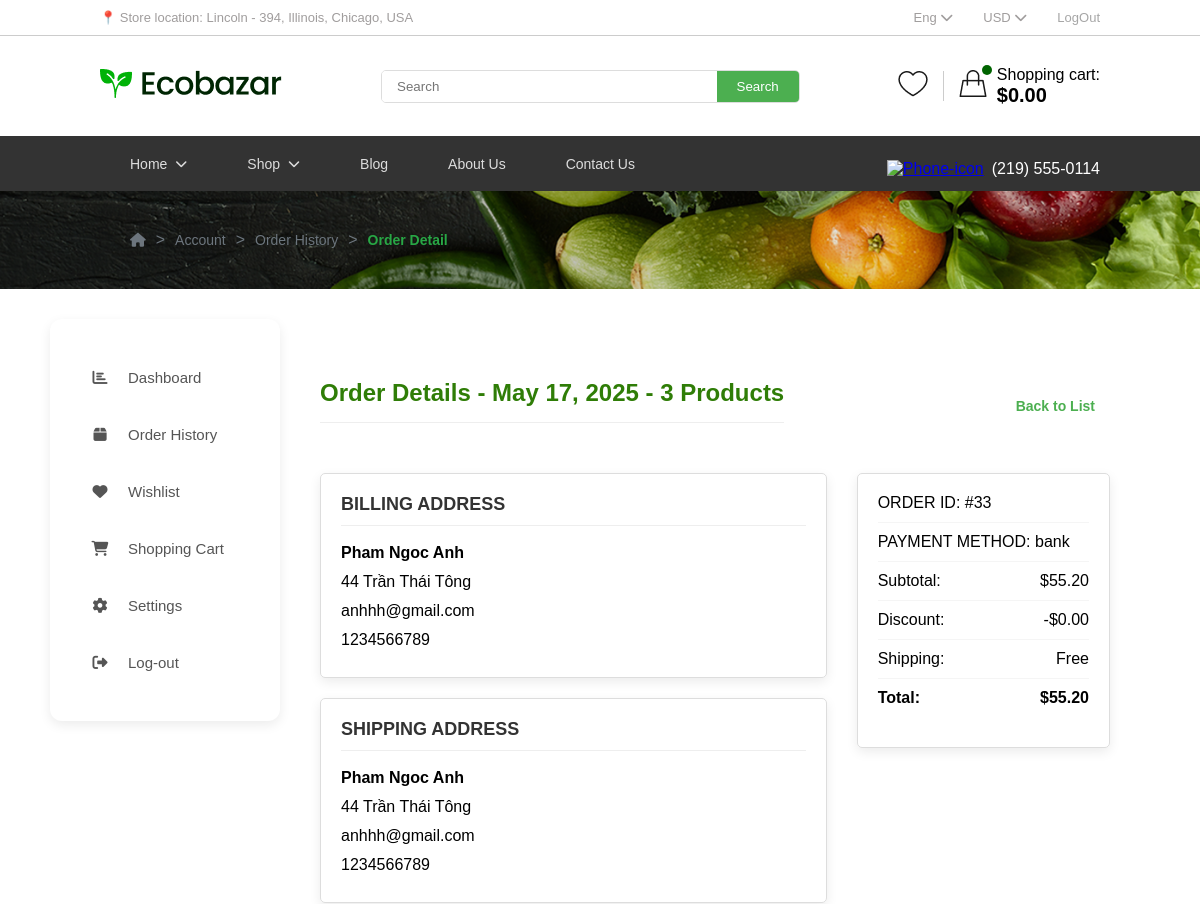
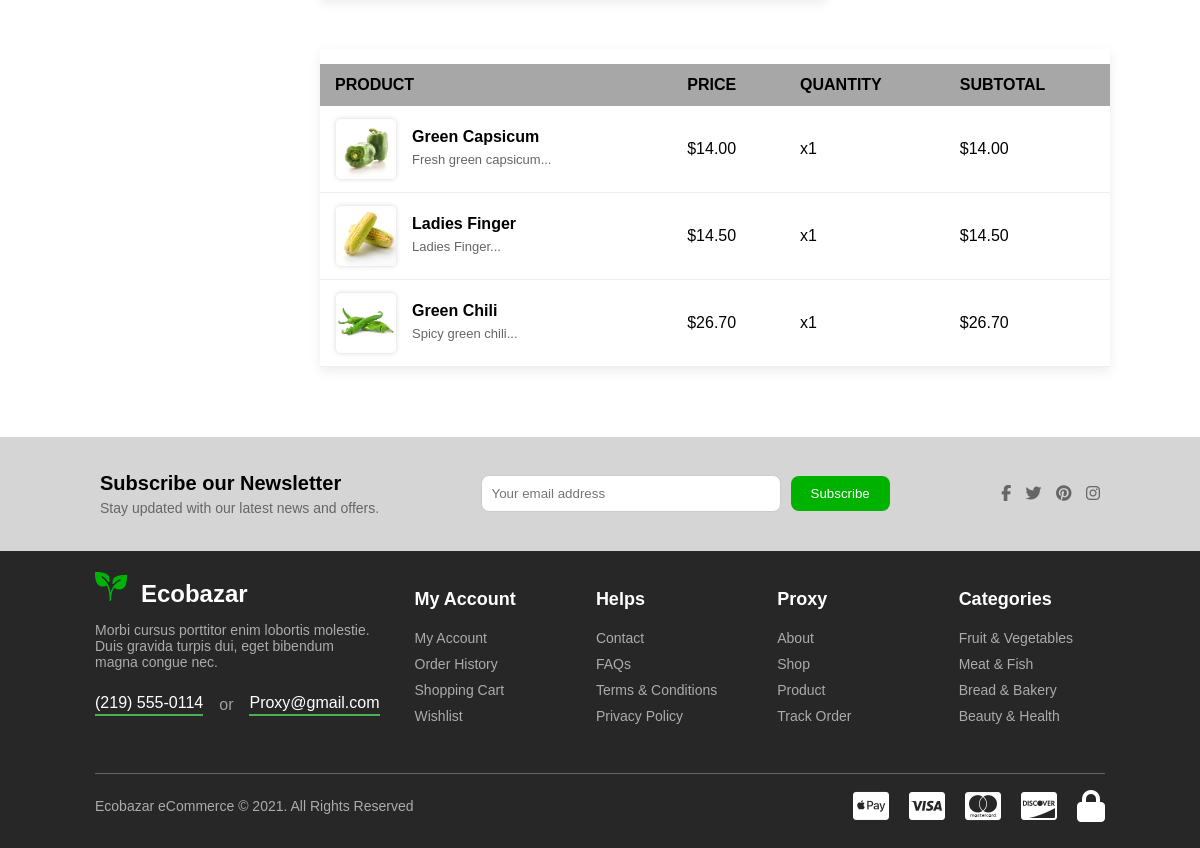
Screenshot of /order-detail.php?id=33 (signed in) with the database file from the repository (2 pictures, top to bottom).
### tables this page shows
CREATE TABLE `orders` (
  `id` int(11) NOT NULL,
  `user_id` int(11) NOT NULL,
  `order_date` datetime DEFAULT current_timestamp(),
  `total` decimal(10,2) NOT NULL DEFAULT 0.00,
  `subtotal` decimal(10,2) NOT NULL,
  `discount` decimal(5,2) DEFAULT 0.00,
  `shipping_cost` decimal(10,2) DEFAULT 0.00,
  `product_count` int(11) DEFAULT 1,
  `status` varchar(50) DEFAULT 'Processing',
  `payment_method` varchar(50) NOT NULL,
  `billing_name` varchar(100) NOT NULL,
  `billing_address` text NOT NULL,
  `billing_email` varchar(100) NOT NULL,
  `billing_phone` varchar(20) NOT NULL,
  `shipping_name` varchar(100) NOT NULL,
  `shipping_address` text NOT NULL,
  `shipping_email` varchar(100) NOT NULL,
  `shipping_phone` varchar(20) NOT NULL,
  `created_at` timestamp NOT NULL DEFAULT current_timestamp()
);

CREATE TABLE `order_items` (
  `id` int(11) NOT NULL,
  `order_id` int(11) NOT NULL,
  `product_id` int(11) NOT NULL,
  `quantity` int(11) NOT NULL,
  `price` decimal(10,2) NOT NULL
);

CREATE TABLE `products` (
  `id` int(11) NOT NULL,
  `category_id` int(11) DEFAULT NULL,
  `name` varchar(255) NOT NULL,
  `price` decimal(10,2) NOT NULL,
  `image` varchar(255) DEFAULT NULL,
  `description` text DEFAULT NULL,
  `old_price` decimal(10,2) DEFAULT NULL,
  `stock` int(11) DEFAULT 0
);

### order-detail.php (the view, shortened to what this page needs)
<?php
$conn = new mysqli('localhost', 'root', '', 'ecobazar');
$order_id = filter_input(INPUT_GET, 'id', FILTER_VALIDATE_INT);
$order_stmt = $conn->prepare("SELECT * FROM orders WHERE id = ? AND user_id = ?");
$order_stmt->bind_param('ii', $order_id, $_SESSION['user_id']);
$order_stmt->execute();
$order = $order_stmt->get_result()->fetch_assoc();
$items_stmt = $conn->prepare("
    SELECT oi.*, p.name, p.image, p.description
    FROM order_items oi
    JOIN products p ON oi.product_id = p.id
    WHERE oi.order_id = ?
");
$items_stmt->bind_param('i', $order_id);
$items_stmt->execute();
$items = $items_stmt->get_result()->fetch_all(MYSQLI_ASSOC);
include './includes/head.php';
?>
<link rel="stylesheet" href="style.css">
<div class="breadcrumb-container">
    <div class="breadcrumb">
        <a href="dashboard.php" title="Home"><i class="fas fa-home"></i></a>
        <span> &gt; </span>
        <a href="dashboard.php">Account</a>
        <span> &gt; </span>
        <a href="order-history.php">Order History</a>
        <span> &gt; </span>
        <a href="order_detail.php?id=<?= $order_id ?>" class="active">Order Detail</a>
    </div>
</div>
<?php include './includes/dash.php'; ?>
<div class="main-content">
        <div class="order-header">
            <h2>Order Details - <?= date('F j, Y', strtotime($order['created_at'])) ?> - <?= count($items) ?> Products</h2>
            <a href="order-history.php" class="back-link">Back to List</a>
        </div>
        <div class="order-info-grid">
            <div class="address-column">
                <div class="address-box">
                    <h3>BILLING ADDRESS</h3>
                    <p><strong><?= htmlspecialchars($order['billing_name']) ?></strong></p>
                    <p><?= htmlspecialchars($order['billing_address']) ?></p>
                    <p><?= htmlspecialchars($order['billing_email']) ?></p>
                    <p><?= htmlspecialchars($order['billing_phone']) ?></p>
                </div>
                <div class="address-box">
                    <h3>SHIPPING ADDRESS</h3>
                    <p><strong><?= htmlspecialchars($order['shipping_name']) ?></strong></p>
                    <p><?= htmlspecialchars($order['shipping_address']) ?></p>
                    <p><?= htmlspecialchars($order['shipping_email']) ?></p>
                    <p><?= htmlspecialchars($order['shipping_phone']) ?></p>
                </div>
            </div>
            <div class="summary-column">
                <div class="summary-box">
                    <div class="summary-row">
                        <span>ORDER ID: #<?= $order['id'] ?></span>
                    </div>
                    <div class="summary-row">
                        <span>PAYMENT METHOD: <?= $order['payment_method'] ?></span>
                    </div>
                    <div class="summary-row">
                        <span>Subtotal:</span>
                        <span>$<?= number_format($order['subtotal'], 2) ?></span>
                    </div>
                    <div class="summary-row">
                        <span>Discount:</span>
                        <span>-$<?= number_format($order['subtotal'] * $order['discount']/100, 2) ?></span>
                    </div>
                    <div class="summary-row">
                        <span>Shipping:</span>
                        <span><?= $order['shipping_cost'] == 0 ? 'Free' : '$'.number_format($order['shipping_cost'], 2) ?></span>
                    </div>
                    <div class="summary-row total">
                        <span>Total:</span>
                        <span>$<?= number_format($order['total'], 2) ?></span>
                    </div>
                </div>
            </div>
        </div>
        <div class="order-products-section">
            <table class="order-products-table">
    <thead>
        <tr>
            <th>PRODUCT</th>
            <th>PRICE</th>
            <th>QUANTITY</th>
            <th>SUBTOTAL</th>
        </tr>
    </thead>
    <tbody>
        <?php foreach ($items as $item): ?>
        <tr>
            <td>
                <div class="product-info">
                    <?php if (!empty($item['image'])): ?>
                        <img src="assetsHG/images/shop/<?= htmlspecialchars(basename($item['image'])) ?>"
                            alt="<?= htmlspecialchars($item['name']) ?>"
                        class="product-image">
                    <?php endif; ?>
                    <div class="product-details">
                        <div class="product-name"><?= htmlspecialchars($item['name']) ?></div>
                        <?php if (!empty($item['description'])): ?>
                            <div class="product-desc"><?= substr(htmlspecialchars($item['description']), 0, 50) ?>...</div>
                        <?php endif; ?>
                    </div>
                </div>
            </td>
            <td>$<?= number_format($item['price'], 2) ?></td>
            <td>x<?= $item['quantity'] ?></td>
            <td>$<?= number_format($item['price'] * $item['quantity'], 2) ?></td>
        </tr>
        <?php endforeach; ?>
    </tbody>
    </table>
        </div>
    </div>
</div>
<?php include './includes/footer.php'; ?>

### assets/style.css (style rules this page uses)
body { margin: 0; font-family: Arial, sans-serif; }
.breadcrumb-container { background: url('image/Breadcrumbs.png') no-repeat center; background-size: cover; padding: 30px 60px; display: flex; align-items: center; }
.breadcrumb { display: flex; align-items: center; font-family: 'Arial', sans-serif; padding: 10px 70px; }
.breadcrumb a { text-decoration: none; color: #6c757d; font-size: 14px; transition: color 0.3s ease; }
.breadcrumb span { margin: 0 10px; color: #6c757d; }
.breadcrumb a.active { color: #28a745; font-weight: bold; }
.main-content { display: flex; flex-direction: column; gap: 20px; margin: 0 auto; min-width: 750px; max-width: 850px; }
.order-header { display: flex; justify-content: space-between; align-items: center; }
.order-header h2 { font-size: 24px; color: #2f7d07; margin-bottom: 30px; padding-bottom: 15px; border-bottom: 1px solid #eee; }
.order-info-grid { display: grid; grid-template-columns: 2fr 1fr; gap: 30px; margin-bottom: 30px; }
.address-column, .summary-column { display: flex; flex-direction: column; gap: 20px; }
.address-box, .summary-box { border: 1px solid #ddd; padding: 20px; border-radius: 5px; box-shadow: 0 4px 12px rgba(0, 0, 0, 0.08); }
.address-box h3, .order-products-section h3 { font-size: 18px; margin-top: 0; margin-bottom: 15px; color: #333; border-bottom: 1px solid #eee; padding-bottom: 10px; }
.address-box p { margin: 5px 0; line-height: 1.5; }
.summary-row { display: flex; justify-content: space-between; margin-bottom: 10px; padding-bottom: 10px; border-bottom: 1px solid #f5f5f5; }
.summary-row:last-child { border-bottom: none; }
.summary-row.total { font-weight: bold; font-size: 16px; }
.order-products-section { box-shadow: 0 4px 12px rgba(0, 0, 0, 0.08); }
.order-products-table { width: 100%; border-collapse: collapse; margin-top: 15px; }
.order-products-table th { background-color: #a6a7a6; padding: 12px 15px; text-align: left; font-weight: bold; }
.order-products-table td { padding: 12px 15px; border-bottom: 1px solid #eee; }
.back-link { color: #4caf50; font-weight: bold; text-decoration: none; font-size: 14px; display: inline-block; padding: 10px 15px; transition: color 0.3s; }
.product-info { display: flex; align-items: center; gap: 15px; }
.product-image { width: 60px; height: 60px; object-fit: cover; border-radius: 4px; border: 1px solid #eee; }
.product-details { flex: 1; }
.product-name { font-weight: 600; margin-bottom: 5px; }
.product-desc { font-size: 13px; color: #666; line-height: 1.4; }
.product-info img { width: 60px; height: 60px; object-fit: cover; border-radius: 6px; box-shadow: 0 0 4px rgba(0,0,0,0.1); }

### Admin/assets/style.css (style rules this page uses)
.main-content { flex: 1; padding: 40px; }
.breadcrumb { display: flex; align-items: center; font-size: 16px; font-weight: 500; padding: 62px 0; color: #555; }
.breadcrumb a { text-decoration: none; color: #adadae; transition: color 0.2s; }

### rows the page displays
orders: created_at "May 17, 2025", billing_name "Pham Ngoc Anh", billing_address "44 Trần Thái Tông", billing_email "anhhh@gmail.com", billing_phone "1234566789", shipping_name "Pham Ngoc Anh", shipping_address "44 Trần Thái Tông", shipping_email "anhhh@gmail.com", shipping_phone "1234566789", id "33", payment_method "bank", subtotal "55.20", $order['subtotal']*$order['discount']/100 "0.00", total "55.20"
order_items: product.image (picture), product.name "Green Capsicum", product.description "Fresh green capsicum", price "14.00", quantity "1", $item['price']*$item['quantity'] "14.00"
order_items: product.image (picture), product.name "Ladies Finger", product.description "Ladies Finger", price "14.50", quantity "1", $item['price']*$item['quantity'] "14.50"
order_items: product.image (picture), product.name "Green Chili", product.description "Spicy green chili", price "26.70", quantity "1", $item['price']*$item['quantity'] "26.70"

### other values shown
$cartTotal "0.00"
$item[0] "Dashboard"
$item[0] "Order History"
$item[0] "Wishlist"
$item[0] "Shopping Cart"
$item[0] "Settings"
$item[0] "Log-out"
count($items) "3"
